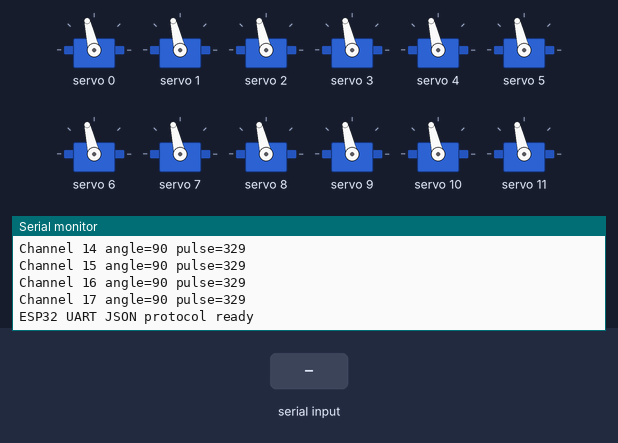
Simulated run of this sketch. Board: ESP32. Shown: 12 × servo, the last lines printed to the serial monitor. The inputs (shaded band) are chosen by the test bench.

Above: at 2.3 s.
2.4 s: "CMD\n" received over the second serial link
At 3.5 s:
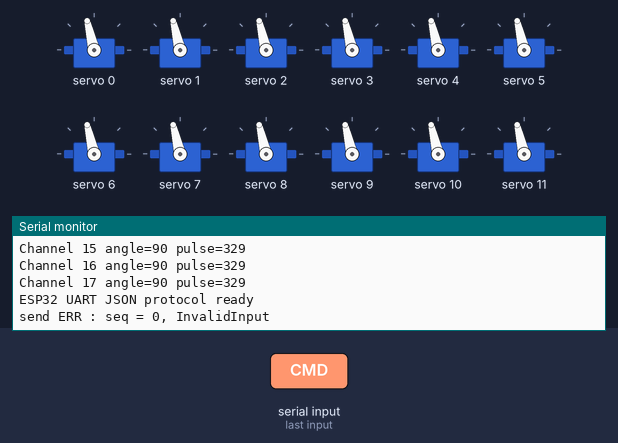
3.9 s: "1\n" received over the second serial link
At 4.7 s:
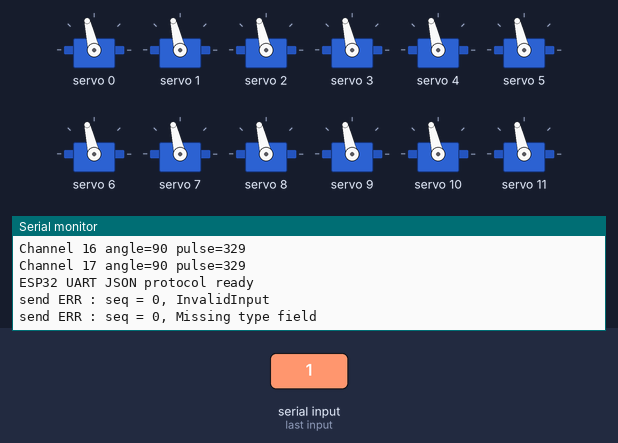
Timing chart, 0 to 6.9 s (numbered marks = the images above; inputs shaded):
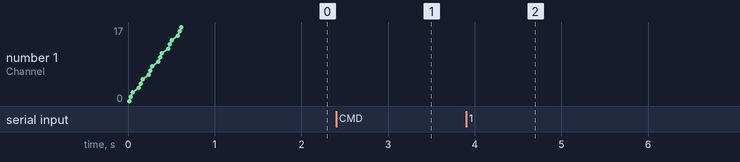

Measured:
- after the input at 2.4 s, the serial monitor: prints a new line at once (image 1)
- after the input at 3.9 s, the serial monitor: prints a new line at once (image 2)

The sketch:

session-17.ino
```cpp
#include "config.h"

float g_joints[18];
uint16_t g_last_seq = 0;


void setup() {
  Serial.begin(115200);
  Serial2.begin(115200, SERIAL_8N1, RXD2, TXD2);

  for (int i = 0; i < 18; i++) {
    g_joints[i] = 90;
  }

  initServoDriver();
  initLegs();

  delay(500);

  xTaskCreate(
    uartTask,
    "uartTask",
    4096,
    NULL,
    3,
    NULL
  );

  Serial.println("ESP32 UART JSON protocol ready");
}

void loop() {
  delay(1000);
}
```

hex_leg.ino
```cpp
class HexLeg {
private:
  int hipChannel;
  int femurChannel;
  int tibiaChannel;

  float hipAngle;
  float femurAngle;
  float tibiaAngle;

public:
  HexLeg() {
    hipChannel = -1;
    femurChannel = -1;
    tibiaChannel = -1;

    hipAngle = 90;
    femurAngle = 90;
    tibiaAngle = 90;
  }

  HexLeg(int hip, int femur, int tibia) {
    init(hip, femur, tibia);
  }

  void init(int hip, int femur, int tibia) {
    hipChannel = hip;
    femurChannel = femur;
    tibiaChannel = tibia;

    hipAngle = 90;
    femurAngle = 90;
    tibiaAngle = 90;
  }

  void moveTo(float hip, float femur, float tibia) {
    hipAngle = constrain(hip, 0, 180);
    femurAngle = constrain(femur, 0, 180);
    tibiaAngle = constrain(tibia, 0, 180);

    setServoAngle(hipChannel, hipAngle);
    delay(20);

    setServoAngle(femurChannel, femurAngle);
    delay(20);

    setServoAngle(tibiaChannel, tibiaAngle);
    delay(20);
  }

  void home() {
    moveTo(90, 90, 90);
  }

  void stand() {
    moveTo(90, 60, 120);
  }

  void setHip(float angle) {
    hipAngle = constrain(angle, 0, 180);
    setServoAngle(hipChannel, hipAngle);
  }

  void setFemur(float angle) {
    femurAngle = constrain(angle, 0, 180);
    setServoAngle(femurChannel, femurAngle);
  }

  void setTibia(float angle) {
    tibiaAngle = constrain(angle, 0, 180);
    setServoAngle(tibiaChannel, tibiaAngle);
  }

  void moveByOffset(float hipOffset, float femurOffset, float tibiaOffset) {
    moveTo(
      hipAngle + hipOffset,
      femurAngle + femurOffset,
      tibiaAngle + tibiaOffset
    );
  }

  void printState(int legIndex) {
    Serial.print("Leg ");
    Serial.print(legIndex);
    Serial.print(": hip=");
    Serial.print(hipAngle);
    Serial.print(" femur=");
    Serial.print(femurAngle);
    Serial.print(" tibia=");
    Serial.println(tibiaAngle);
  }
};
```

leg_controller.ino
```cpp
HexLeg legs[6];

void initLegs() {
  Serial.println("init legs");

  legs[0].init(0, 1, 2);
  legs[1].init(3, 4, 5);
  legs[2].init(6, 7, 8);
  legs[3].init(9, 10, 11);
  legs[4].init(12, 13, 14);
  legs[5].init(15, 16, 17);

  homeAllLegs();
}

void homeAllLegs() {
  for (int i = 0; i < 6; i++) {
    legs[i].home();
    delay(50);
  }
}

void standAllLegs() {
  for (int i = 0; i < 6; i++) {
    legs[i].stand();
    delay(50);
  }
}

void updateLegs() {
  Serial.println("update legs");

  for (int leg = 0; leg < 6; leg++) {
    int base = leg * 3;

    legs[leg].moveTo(
      g_joints[base],
      g_joints[base + 1],
      g_joints[base + 2]);
  }
}

void printAllLegs() {
  Serial.println("print all legs");

  for (int i = 0; i < 6; i++) {
    legs[i].printState(i);
  }
}
```

uart_protocol.ino
```cpp
#include <ArduinoJson.h>
#include "config.h"

void sendACK(uint16_t seq, int applied) {
  StaticJsonDocument<128> doc;

  doc["type"] = "ACK";
  doc["seq"] = seq;
  doc["ts"] = millis();
  doc["data"]["status"] = "OK";
  doc["data"]["applied"] = applied;

  String out;
  serializeJson(doc, out);
  Serial2.println(out);

  Serial.print("send ACK : seq = ");
  Serial.println(seq);

}

void sendERR(uint16_t seq, const char* code, const char* msg) {
  StaticJsonDocument<192> doc;

  doc["type"] = "ERR";
  doc["seq"] = seq;
  doc["ts"] = millis();
  doc["data"]["code"] = code;
  doc["data"]["msg"] = msg;

  String out;
  serializeJson(doc, out);
  Serial2.println(out);

  Serial.print("send ERR : seq = ");
  Serial.print(seq);
  Serial.print(", ");
  Serial.println(msg);
}

void parseFrame(String raw) {
  StaticJsonDocument<512> doc;

  DeserializationError err = deserializeJson(doc, raw);

  if (err) {
    sendERR(0, "BAD_JSON", err.c_str());
    return;
  }

  const char* type = doc["type"];
  uint16_t seq = doc["seq"] | 0;

  if (type == nullptr) {
    sendERR(seq, "NO_TYPE", "Missing type field");
    return;
  }

  if (strcmp(type, "CMD") == 0) {
    JsonArray joints = doc["data"]["joints"];
    int speed = doc["data"]["speed"] | 25;

    if (joints.size() != 18) {
      sendERR(seq, "BAD_SIZE", "Need exactly 18 joints");
      return;
    }

    for (int i = 0; i < 18; i++) {
      float angle = joints[i];

      if (angle < 0 || angle > 180) {
        sendERR(seq, "BAD_ANGLE", "Angle must be 0-180");
        return;
      }

      g_joints[i] = angle;
    }

    g_last_seq = seq;

    Serial.print("CMD received seq=");
    Serial.print(seq);
    Serial.print(" speed=");
    Serial.println(speed);


    updateLegs();

    sendACK(seq, 18);
    return;
  }

  sendERR(seq, "UNKNOWN_TYPE", "Unsupported frame type");
}

void uartTask(void *p) {
  while (true) {
    if (Serial2.available()) {
      String raw = Serial2.readStringUntil('\n');
      raw.trim();

      if (raw.length() > 0) {
        parseFrame(raw);
      }
    }

    vTaskDelay(pdMS_TO_TICKS(5));
  }
}
```

config.h
```cpp
#ifndef CONFIG_H
#define CONFIG_H

#define SDA_PIN 2
#define SCL_PIN 3

#define RXD2 4
#define TXD2 5

#define SERVO_MIN_US 550
#define SERVO_MAX_US 2670
#define SERVO_FREQ 50

#endif
```

servo_driver.ino
```cpp
#include "config.h"
#include <Wire.h>
#include <Adafruit_PWMServoDriver.h>


Adafruit_PWMServoDriver pwm = Adafruit_PWMServoDriver(0x40);

void initServoDriver(){
  Wire.begin(SDA_PIN, SCL_PIN);
  Serial.println("I2C scanner started");

  for (byte address = 1; address < 127; address++) {
    Wire.beginTransmission(address);
    byte error = Wire.endTransmission();

    if (error == 0) {
      Serial.print("Found I2C device at 0x");
      Serial.println(address, HEX);
    }
  }

  Serial.println("Scan done");
  pwm.begin();
  pwm.setPWMFreq(SERVO_FREQ);

}

int angleToPulse(int angle) {
  angle = constrain(angle, 0, 180);

  int pulseUs = map(angle, 0, 180, SERVO_MIN_US, SERVO_MAX_US);

  int pulseCount = (int)((pulseUs * 4096.0) / 20000.0);

  return pulseCount;
}

void setServoAngle(int channel, int angle) {
  int pulse = angleToPulse(angle);

  pwm.setPWM(channel, 0, pulse);

  Serial.print("Channel ");
  Serial.print(channel);
  Serial.print(" angle=");
  Serial.print(angle);
  Serial.print(" pulse=");
  Serial.println(pulse);
}
```
